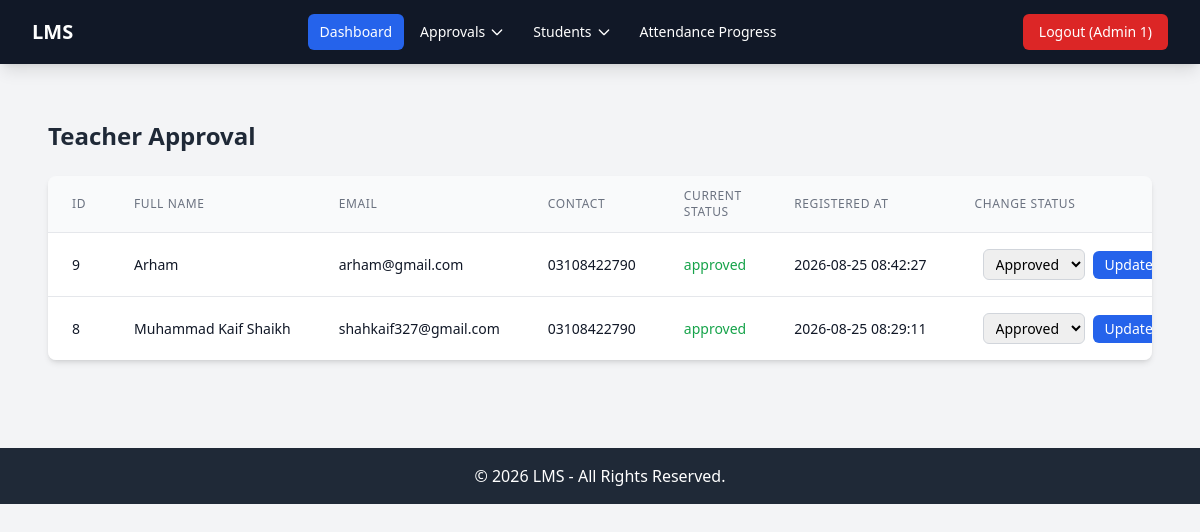
The app's page /admin/controller/teacher/approval.php (signed in) with its own data.
### tables this page shows
CREATE TABLE `users` (
  `id` int(11) NOT NULL,
  `full_name` varchar(100) NOT NULL,
  `email` varchar(100) NOT NULL,
  `password` varchar(255) NOT NULL,
  `contact` varchar(20) NOT NULL,
  `role` enum('admin','teacher','accountant') NOT NULL,
  `status` enum('pending','approved','rejected') NOT NULL DEFAULT 'pending',
  `created_at` timestamp NOT NULL DEFAULT current_timestamp()
);

### admin/controller/teacher/approval.php (called while the page is built, shortened)
<?php
$result = $conn->query(
    "SELECT id, full_name, email, contact, status, created_at
     FROM users
     WHERE role = 'teacher'
     ORDER BY created_at DESC"
);
include BASE_PATH . 'admin/view/teacher/approval.php';
?>

### admin/view/teacher/approval.php (the view, shortened to what this page needs)
<div class="max-w-7xl mx-auto px-4 py-8">
    <h1 class="text-2xl font-bold text-gray-800 mb-6">Teacher Approval</h1>
    <div class="overflow-x-auto bg-white shadow-md rounded-lg">
        <table class="min-w-full divide-y divide-gray-200">
            <thead class="bg-gray-50">
                <tr>
                    <th class="px-6 py-3 text-left text-xs font-medium text-gray-500 uppercase tracking-wider">ID</th>
                    <th class="px-6 py-3 text-left text-xs font-medium text-gray-500 uppercase tracking-wider">Full Name</th>
                    <th class="px-6 py-3 text-left text-xs font-medium text-gray-500 uppercase tracking-wider">Email</th>
                    <th class="px-6 py-3 text-left text-xs font-medium text-gray-500 uppercase tracking-wider">Contact</th>
                    <th class="px-6 py-3 text-left text-xs font-medium text-gray-500 uppercase tracking-wider">Current Status</th>
                    <th class="px-6 py-3 text-left text-xs font-medium text-gray-500 uppercase tracking-wider">Registered At</th>
                    <th class="px-6 py-3 text-left text-xs font-medium text-gray-500 uppercase tracking-wider">Change Status</th>
                </tr>
            </thead>
            <tbody class="bg-white divide-y divide-gray-200">
                <?php if ($result && $result->num_rows > 0): ?>
                    <?php while ($row = $result->fetch_assoc()): ?>
                        <tr class="hover:bg-gray-50">
                            <td class="px-6 py-4 whitespace-nowrap text-sm text-gray-900"><?= (int)$row['id']; ?></td>
                            <td class="px-6 py-4 whitespace-nowrap text-sm text-gray-900"><?= htmlspecialchars($row['full_name'], ENT_QUOTES, 'UTF-8'); ?></td>
                            <td class="px-6 py-4 whitespace-nowrap text-sm text-gray-900"><?= htmlspecialchars($row['email'], ENT_QUOTES, 'UTF-8'); ?></td>
                            <td class="px-6 py-4 whitespace-nowrap text-sm text-gray-900"><?= htmlspecialchars($row['contact'], ENT_QUOTES, 'UTF-8'); ?></td>
                            <td class="px-6 py-4 whitespace-nowrap text-sm">
                                <?php
                                $status = $row['status'];
                                $statusClass = 'text-orange-600';
                                if ($status === 'approved') {
                                    $statusClass = 'text-green-600';
                                } elseif ($status === 'rejected') {
                                    $statusClass = 'text-red-600';
                                }
                                ?>
                                <span class="font-medium <?= $statusClass; ?>">
                                    <?= htmlspecialchars($status, ENT_QUOTES, 'UTF-8'); ?>
                                </span>
                            </td>
                            <td class="px-6 py-4 whitespace-nowrap text-sm text-gray-900"><?= htmlspecialchars($row['created_at'], ENT_QUOTES, 'UTF-8'); ?></td>
                            <td class="px-6 py-4 whitespace-nowrap text-sm">
                                <form method="POST" action="" class="flex items-center space-x-2">
                                    <select name="status" class="border border-gray-300 rounded-md px-2 py-1 text-sm focus:outline-none focus:ring-2 focus:ring-blue-500">
                                        <option value="approved" <?= ($status === 'approved') ? 'selected' : ''; ?>>Approved</option>
                                    </select>
                                    <button type="submit" class="bg-blue-600 hover:bg-blue-700 text-white font-medium py-1 px-3 rounded-md text-sm transition-colors">Update</button>
                                </form>
                            </td>
                        </tr>
                    <?php endwhile; ?>
                <?php else: ?>
                    <tr>
                        <td colspan="7" class="px-6 py-4 text-center text-sm text-gray-500">No teachers found.</td>
                    </tr>
                <?php endif; ?>
            </tbody>
        </table>
    </div>
</div>

### records on screen
users: id "9", full_name "Arham", email "arham@gmail.com", contact "03108422790", status "approved", created_at "2026-08-25 08:42:27", status "Approved"
users: id "8", full_name "Muhammad Kaif Shaikh", email "shahkaif327@gmail.com", contact "03108422790", status "approved", created_at "2026-08-25 08:29:11", status "Approved"

### other values on screen
$user_name "Admin 1"
